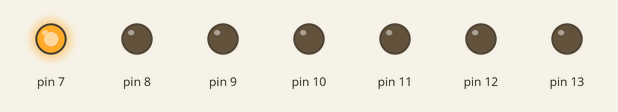
This sketch was run on a simulated Arduino Uno, built with avr-gcc and run on an emulated ATmega328P. On the bench: output pins drawn as LEDs (lit = HIGH).

Above: at 0.05 s.
At 0.15 s:
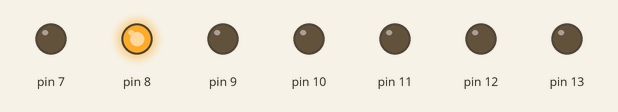
At 0.75 s:
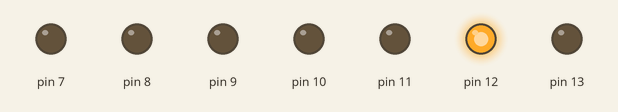
At 1.45 s:
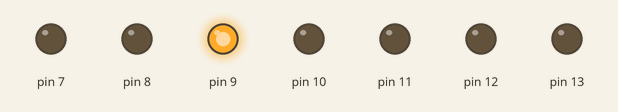
At 2.15 s:
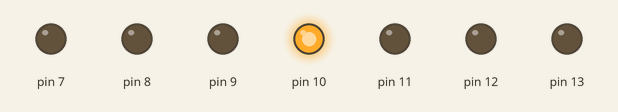
At 2.85 s:
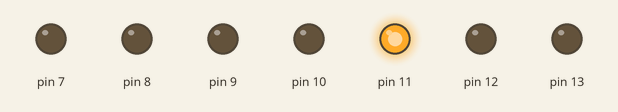
Timing chart, 0 to 3.1 s (numbered marks = the images above):
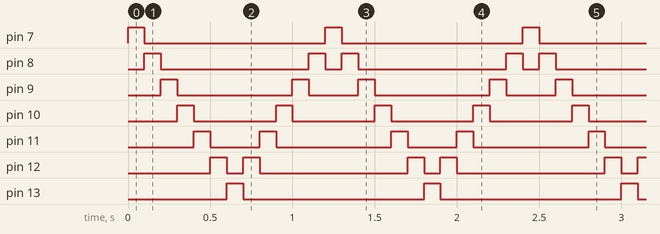

The sketch:

kitt.ino
```cpp
int spd = 100;

void setup()
{
  for(int outpin = 7; outpin < 14; outpin++)
  {
    pinMode(outpin,OUTPUT);
  }
}
void loop()
{
 for(int strobe = 7; strobe < 13; strobe++)
 {
   digitalWrite(strobe,HIGH);
   delay(spd);
   digitalWrite(strobe,LOW);
 }
 for(int strobe = 13; strobe > 7; strobe--)
 {
   digitalWrite(strobe,HIGH);
   delay(spd);
   digitalWrite(strobe,LOW);
 }
}
```

Measured:
- by itself, pin 7, pin 13: alternates HIGH for 0.10 s and LOW for 1.1 s
- by itself, pin 8: repeats every 1.2 s: LOW 0.90 s, HIGH 0.10 s, LOW 0.10 s, HIGH 0.10 s
- by itself, pin 9: repeats every 1.2 s: LOW 0.70 s, HIGH 0.10 s, LOW 0.30 s, HIGH 0.10 s
- by itself, pin 10: alternates HIGH for 0.10 s and LOW for 0.50 s
- by itself, pin 11: repeats every 1.2 s: LOW 0.30 s, HIGH 0.10 s, LOW 0.70 s, HIGH 0.10 s
- by itself, pin 12: repeats every 1.2 s: LOW 0.10 s, HIGH 0.10 s, LOW 0.90 s, HIGH 0.10 s
